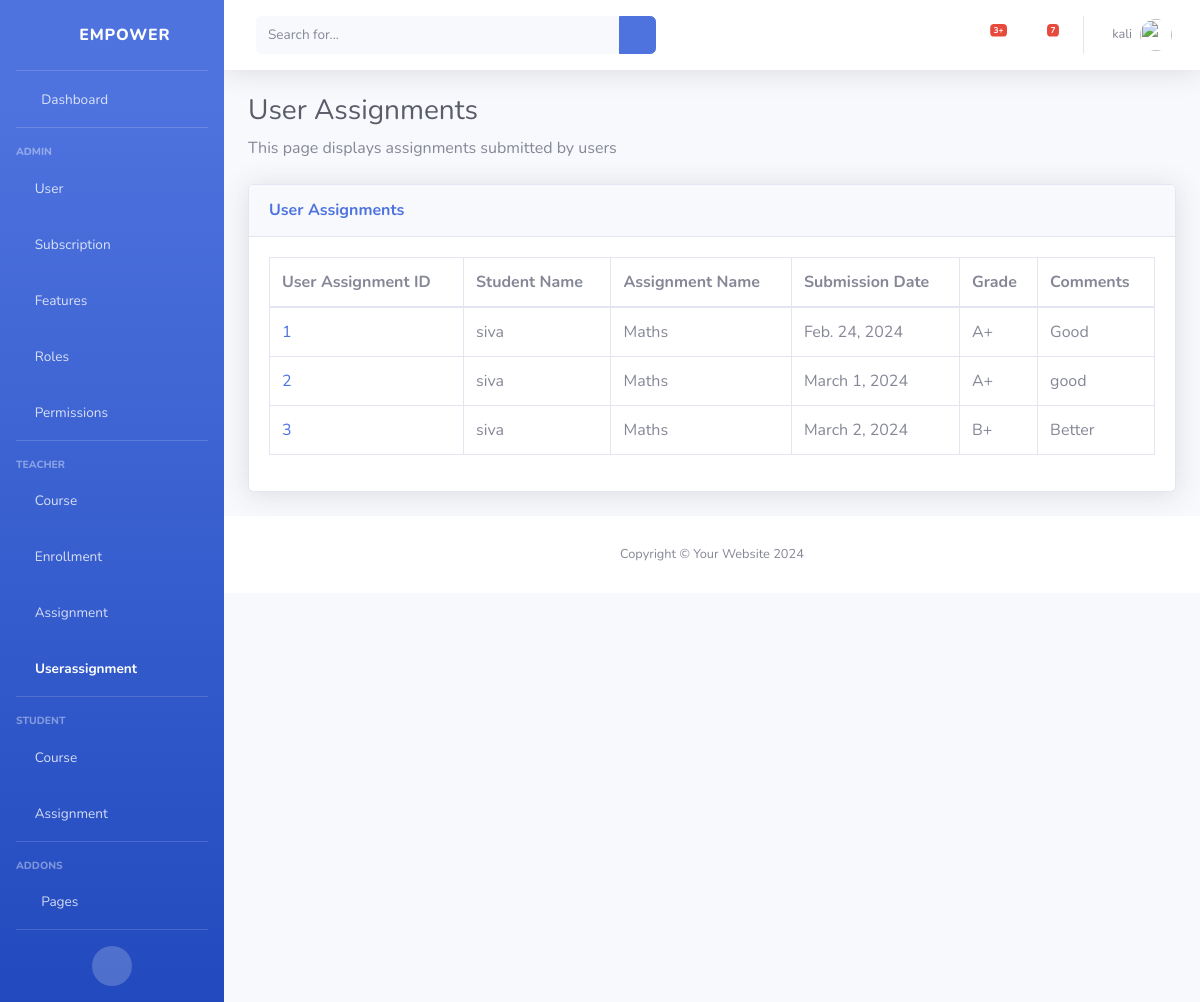
Page /userassignments/ (signed in) on the committed database.
### classRoom/models.py (models this page shows)
class UserAssignment(models.Model):
    id = models.AutoField(primary_key=True)
    user = models.ForeignKey(User, on_delete=models.CASCADE)
    assignment = models.ForeignKey(Assignment, on_delete=models.CASCADE)
    submission_date = models.DateField()
    grade = models.CharField(max_length=5)
    comments = models.TextField()

class User(models.Model):
    user = models.OneToOneField(AuthUser, on_delete=models.CASCADE)
    role = models.ForeignKey(Role, on_delete=models.CASCADE)

class Assignment(models.Model):
    id = models.AutoField(primary_key=True)
    course = models.ForeignKey(Course, on_delete=models.CASCADE)
    assignment_name = models.CharField(max_length=100)
    description = models.TextField()
    due_date = models.DateField()

### classRoom/views.py (the view)
# urls.py: path('userassignments/',view_userassignments,name="view_userassignments"),
@login_required
def view_userassignments(request):
    user_assignments = UserAssignment.objects.all()
    return render(request, 'userassignments/view_userassignments.html', {'user_assignments': user_assignments})

### classRoom/templates/userassignments/view_userassignments.html
{% extends 'base.html' %}
{% block content %}
    {% load static %}
    <h1 class="h3 mb-2 text-gray-800">User Assignments</h1>
    <p class="mb-4">This page displays assignments submitted by users</p>
    <div class="card shadow mb-4">
        <div class="card-header py-3">
            <h6 class="m-0 font-weight-bold text-primary">User Assignments</h6>
        </div>
        <div class="card-body">
            <div class="table-responsive">
                <table class="table table-bordered" id="dataTable" width="100%" cellspacing="0">
                    <thead>
                        <tr>
                            <th>User Assignment ID</th>
                            <th>Student Name</th>
                            <th>Assignment Name</th>
                            <th>Submission Date</th>
                            <th>Grade</th>
                            <th>Comments</th>
                        </tr>
                    </thead>
                    <tbody>
                        {% for user_assignment in user_assignments %}
                            <tr>
                                <td><a href="{% url 'view_userassignment' user_assignment.id %}">{{ user_assignment.id }}</a></td>
                                <td>{{ user_assignment.user.user.username }}</td>
                                <td>{{ user_assignment.assignment.assignment_name }}</td>
                                <td>{{ user_assignment.submission_date }}</td>
                                <td>{{ user_assignment.grade }}</td>
                                <td>{{ user_assignment.comments }}</td>
                            </tr>
                        {% endfor %}
                    </tbody>
                </table>
            </div>
        </div>
    </div>
{% endblock %}

### classRoom/templates/base.html (shortened to what this page needs)
{% load static %}
<!DOCTYPE html>
<html lang="en">
<head>
    <link rel="stylesheet" href="{% static 'vendor/fontawesome-free/css/all.min.css' %}" type="text/css">
    <link rel="stylesheet" href="{% static 'css/sb-admin-2.min.css' %}">
</head>
<body id="page-top">
    <div id="wrapper">
        <ul class="navbar-nav bg-gradient-primary sidebar sidebar-dark accordion" id="accordionSidebar">
            <a class="sidebar-brand d-flex align-items-center justify-content-center" href="{% url 'index' %}">
                <div class="sidebar-brand-icon rotate-n-15">
                    <i class="fas fa-chess-knight"></i>
                </div>
                <div class="sidebar-brand-text mx-3">Empower</div>
            </a>
            <hr class="sidebar-divider my-0">
            <li class="nav-item">
                <a class="nav-link" href="{% url 'index' %}">
                    <i class="fas fa-fw fa-tachometer-alt"></i>
                    <span>Dashboard</span></a>
            </li>
            <hr class="sidebar-divider">
            <div class="sidebar-heading">
                Admin
            </div>
            <li class="nav-item">
                <a class="nav-link" href="{% url 'view_users' %}" >
                    <i class="fas fa-user-shield"></i>
                    <span>User</span>
                </a>
            </li>
            <li class="nav-item">
                <a class="nav-link" href="{% url 'view_subscriptions' %}" >
                    <i class="fas fa-user-shield"></i>
                    <span>Subscription</span>
                </a>
            </li>
            <li class="nav-item">
                <a class="nav-link" href="{% url 'view_features' %}" >
                    <i class="fas fa-user-shield"></i>
                    <span>Features</span>
                </a>
            </li>
            <li class="nav-item">
                <a class="nav-link" href="{% url 'view_roles' %}" >
                    <i class="fas fa-user-shield"></i>
                    <span>Roles</span>
                </a>
            </li>
            <li class="nav-item">
                <a class="nav-link" href="{% url 'view_permissions' %}" >
                    <i class="fas fa-user-shield"></i>
                    <span>Permissions</span>
                </a>
            </li>
            <hr class="sidebar-divider">
            <div class="sidebar-heading">
                Teacher
            </div>
            <li class="nav-item">
                <a class="nav-link" href="{% url 'view_courses' %}" >
                    <i class="fas fa-chalkboard-teacher"></i>
                    <span>Course</span>
                </a>
            </li>
            <li class="nav-item">
                <a class="nav-link" href="{% url 'view_enrollments' %}" >
                    <i class="fas fa-chalkboard-teacher"></i>
                    <span>Enrollment</span>
                </a>
            </li>
            <li class="nav-item">
                <a class="nav-link" href="{% url 'view_assignments' %}" >
                    <i class="fas fa-chalkboard-teacher"></i>
                    <span>Assignment</span>
                </a>
            </li>
            <li class="nav-item">
                <a class="nav-link" href="{% url 'view_userassignments' %}" >
                    <i class="fas fa-chalkboard-teacher"></i>
                    <span>Userassignment</span>
                </a>
            </li>
            <hr class="sidebar-divider">
            <div class="sidebar-heading">
                Student
            </div>
            <li class="nav-item">
                <a class="nav-link" href="{% url 'view_courses' %}" >
                    <i class="fas fa-user-graduate"></i>
                    <span>Course</span>
                </a>
                <a class="nav-link" href="{% url 'view_assignments' %}" >
                    <i class="fas fa-user-graduate"></i>
                    <span>Assignment</span>
                </a>
            </li>
            <hr class="sidebar-divider">
            <div class="sidebar-heading">
                Addons
            </div>
            <li class="nav-item">
                <a class="nav-link collapsed" href="#" data-toggle="collapse" data-target="#collapsePages"
                    aria-expanded="true" aria-controls="collapsePages">
                    <i class="fas fa-fw fa-folder"></i>
                    <span>Pages</span>
                </a>
            </li>
            <hr class="sidebar-divider d-none d-md-block">
            <div class="text-center d-none d-md-inline">
                <button class="rounded-circle border-0" id="sidebarToggle"></button>
            </div>
        </ul>
        <div id="content-wrapper" class="d-flex flex-column">
            <nav class="navbar navbar-expand navbar-light bg-white topbar mb-4 static-top shadow">
                <form
                    class="d-none d-sm-inline-block form-inline mr-auto ml-md-3 my-2 my-md-0 mw-100 navbar-search">
                    <div class="input-group">
                        <input type="text" class="form-control bg-light border-0 small" placeholder="Search for..."
                            aria-label="Search" aria-describedby="basic-addon2">
                        <div class="input-group-append">
                            <button class="btn btn-primary" type="button">
                                <i class="fas fa-search fa-sm"></i>
                            </button>
                        </div>
                    </div>
                </form>
                <ul class="navbar-nav ml-auto">
                    <li class="nav-item dropdown no-arrow mx-1">
                        <a class="nav-link dropdown-toggle" href="#" id="alertsDropdown" role="button"
                            data-toggle="dropdown" aria-haspopup="true" aria-expanded="false">
                            <i class="fas fa-bell fa-fw"></i>
                            <span class="badge badge-danger badge-counter">3+</span>
                        </a>
                    </li>
                    <li class="nav-item dropdown no-arrow mx-1">
                        <a class="nav-link dropdown-toggle" href="#" id="messagesDropdown" role="button"
                            data-toggle="dropdown" aria-haspopup="true" aria-expanded="false">
                            <i class="fas fa-envelope fa-fw"></i>
                            <span class="badge badge-danger badge-counter">7</span>
                        </a>
                    </li>
                    <li class="nav-item dropdown no-arrow">
                        <a class="nav-link dropdown-toggle" href="#" id="userDropdown" role="button"
                            data-toggle="dropdown" aria-haspopup="true" aria-expanded="false">
                            {% if user.is_authenticated %}
                                <span class="mr-2 d-none d-lg-inline text-gray-600 small">{{ user.username }}</span>
                            {% endif %}
                            <img class="img-profile rounded-circle" src="{% static 'img/undraw_profile.svg' %}">
                        </a>
                    </li>
                </ul>
            </nav>
            <div class="container-fluid">
                {% block content %}
                {% endblock %}
            </div>
            <footer class="sticky-footer bg-white">
                <div class="container my-auto">
                    <div class="copyright text-center my-auto">
                        <span>Copyright &copy; Your Website 2024</span>
                    </div>
                </div>
            </footer>
        </div>
    </div>
</body>
</html>

### rows in the picture
UserAssignment: id "1", user.user.username "siva", assignment.assignment_name "Maths", submission_date "Feb. 24, 2024", grade "A+", comments "Good"
UserAssignment: id "2", user.user.username "siva", assignment.assignment_name "Maths", submission_date "March 1, 2024", grade "A+", comments "good"
UserAssignment: id "3", user.user.username "siva", assignment.assignment_name "Maths", submission_date "March 2, 2024", grade "B+", comments "Better"

### other values in the picture
{{ user.username }} "kali"
